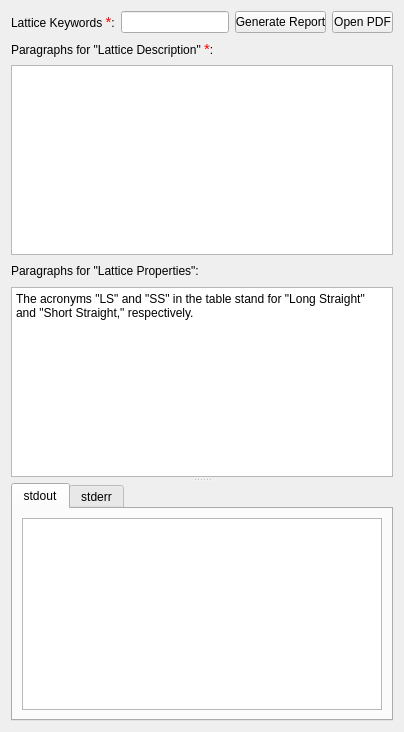
  <widget class="PageParagraphs" name="wizardPage_paragraphs">
   <property name="title">
    <string>Paragraphs</string>
   </property>
   <property name="subTitle">
    <string>Write paragraphs</string>
   </property>
   <layout class="QVBoxLayout" name="verticalLayout_19">
    <item>
     <widget class="QSplitter" name="splitter_paragraphs">
      <property name="orientation">
       <enum>Qt::Vertical</enum>
      </property>
      <property name="handleWidth">
       <number>6</number>
      </property>
      <widget class="QWidget" name="layoutWidget">
       <layout class="QVBoxLayout" name="verticalLayout_16">
        <item>
         <layout class="QHBoxLayout" name="horizontalLayout_4">
          <item>
           <widget class="QLabel" name="label_6">
            <property name="text">
             <string>&lt;html&gt;&lt;head/&gt;&lt;body&gt;&lt;p&gt;Lattice Keywords &lt;span style=&quot; font-size:11pt; color:#ff0000;&quot;&gt;*&lt;/span&gt;:&lt;/p&gt;&lt;/body&gt;&lt;/html&gt;</string>
            </property>
           </widget>
          </item>
          <item>
           <widget class="QLineEdit" name="lineEdit_keywords"/>
          </item>
          <item>
           <widget class="QPushButton" name="pushButton_gen_paragraphs">
            <property name="maximumSize">
             <size>
              <width>91</width>
              <height>16777215</height>
             </size>
            </property>
            <property name="text">
             <string>Generate Report</string>
            </property>
           </widget>
          </item>
          <item>
           <widget class="QPushButton" name="pushButton_open_pdf_paragraphs">
            <property name="maximumSize">
             <size>
              <width>61</width>
              <height>16777215</height>
             </size>
            </property>
            <property name="text">
             <string>Open PDF</string>
            </property>
           </widget>
          </item>
         </layout>
        </item>
        <item>
         <layout class="QVBoxLayout" name="verticalLayout_5">
          <item>
           <layout class="QHBoxLayout" name="horizontalLayout_5">
            <item>
             <widget class="QLabel" name="label_10">
              <property name="text">
               <string>&lt;html&gt;&lt;head/&gt;&lt;body&gt;&lt;p&gt;Paragraphs for &amp;quot;Lattice Description&amp;quot; &lt;span style=&quot; font-size:11pt; color:#ff0000;&quot;&gt;*&lt;/span&gt;:&lt;/p&gt;&lt;/body&gt;&lt;/html&gt;</string>
              </property>
             </widget>
            </item>
            <item>
             <spacer name="horizontalSpacer_4">
              <property name="orientation">
               <enum>Qt::Horizontal</enum>
              </property>
              <property name="sizeHint" stdset="0">
               <size>
                <width>40</width>
                <height>20</height>
               </size>
              </property>
             </spacer>
            </item>
           </layout>
          </item>
          <item>
           <widget class="QPlainTextEdit" name="plainTextEdit_lattice_description"/>
          </item>
         </layout>
        </item>
        <item>
         <layout class="QVBoxLayout" name="verticalLayout_15">
          <item>
           <layout class="QHBoxLayout" name="horizontalLayout_6">
            <item>
             <widget class="QLabel" name="label_11">
              <property name="maximumSize">
               <size>
                <width>16777215</width>
                <height>20</height>
               </size>
              </property>
              <property name="text">
               <string>Paragraphs for &quot;Lattice Properties&quot;:</string>
              </property>
             </widget>
            </item>
            <item>
             <spacer name="horizontalSpacer_5">
              <property name="orientation">
               <enum>Qt::Horizontal</enum>
              </property>
              <property name="sizeHint" stdset="0">
               <size>
                <width>40</width>
                <height>20</height>
               </size>
              </property>
             </spacer>
            </item>
           </layout>
          </item>
          <item>
           <widget class="QPlainTextEdit" name="plainTextEdit_lattice_properties">
            <property name="plainText">
             <string>The acronyms &quot;LS&quot; and &quot;SS&quot; in the table stand for &quot;Long Straight&quot; and &quot;Short Straight,&quot; respectively.</string>
            </property>
           </widget>
          </item>
         </layout>
        </item>
       </layout>
      </widget>
      <widget class="QTabWidget" name="tabWidget_std_paragraphs">
       <property name="currentIndex">
        <number>0</number>
       </property>
       <widget class="QWidget" name="tab_12">
        <attribute name="title">
         <string>stdout</string>
        </attribute>
        <layout class="QVBoxLayout" name="verticalLayout_26">
         <item>
          <widget class="QListView" name="listView_stdout_paragraphs"/>
         </item>
        </layout>
       </widget>
       <widget class="QWidget" name="tab_13">
        <attribute name="title">
         <string>stderr</string>
        </attribute>
        <layout class="QVBoxLayout" name="verticalLayout_27">
         <item>
          <widget class="QListView" name="listView_stderr_paragraphs"/>
         </item>
        </layout>
       </widget>
      </widget>
     </widget>
    </item>
   </layout>
  </widget>
